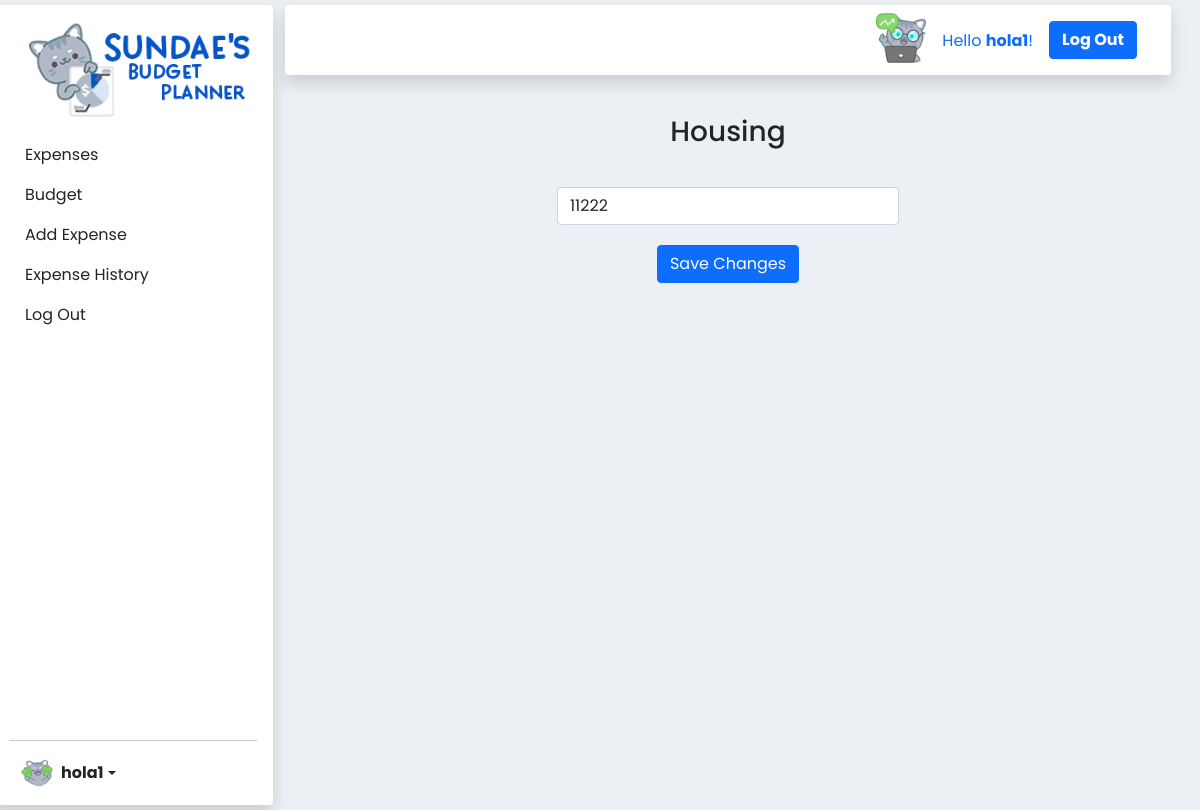
The app's page /edit_budget/45 (signed in) with its own data.
### budget/models.py (models this page shows, shortened)
class User(AbstractUser):
    pass

class Budget(models.Model):
    amount = models.FloatField(default=0)
    user = models.ForeignKey(User, related_name=("userBudget"), on_delete=models.CASCADE)
    category = models.ForeignKey(Category, related_name=("categoryBudget"), on_delete=models.CASCADE)

class Category(models.Model):
    name = models.CharField(max_length=140)

### budget/views.py (the view)
# urls.py: path('edit_budget/<int:id>', views.edit_budget, name="edit_budget"),
def edit_budget(request, id):
    if request.method == "POST":
        nBudget = Budget.objects.get(id=id)
        nBudget.amount = request.POST['amount']
        nBudget.save()
        return HttpResponseRedirect(reverse("budget"))
    else:
        budget = Budget.objects.get(id=id)
        return render(request, "budget/editBudget.html", {
            "budget":budget
        })

### budget/templates/budget/editBudget.html (shortened to what this page needs)
{% extends "budget/layout.html" %}
{% block body %}
<h3>{{budget.category.name}}</h3>
<div class="form-regular-div">
    <form action="{% url 'edit_budget' budget.id %}" method="post">
        <div class="form-group">
            <input autofocus class="form-control" type="number" min="1" step="0.01" value="{{budget.amount|floatformat:-2}}" name="amount" placeholder="Amount">
        </div>
        <input class="btn btn-primary" type="submit" value="Save Changes">
    </form>
</div>
{% endblock %}

### budget/templates/budget/layout.html (shortened to what this page needs)
{% load static %}
<!DOCTYPE html>
<html lang="en">
  <head>
    <link
      rel="stylesheet"
      href="https://unpkg.com/boxicons@latest/css/boxicons.min.css"
    />
    <link
      href="https://cdn.jsdelivr.net/npm/bootstrap@5.0.2/dist/css/bootstrap.min.css"
      rel="stylesheet"
    />
    <link href="{% static 'budget/styles.css' %}" rel="stylesheet" />
  </head>
  <body>
    <div class="container-index">
      <div
        class="d-flex flex-column flex-shrink-0 p-3 bg-light row shadow p-3 bg-white rounded navlist"
        style="width: 280px"
      >
        <a
          href="/"
          class="d-flex align-items-center mb-3 mb-md-0 me-md-auto link-dark text-decoration-none"
        >
          <img class="hidden-menu-image" width="240px" src="{% static 'logo1.png' %}" />
        </a>
        <ul class="nav nav-pills flex-column mb-auto sidenav">
          {% if user.is_authenticated %}
          <li class="nav-item">
            <a
              href="{% url 'index' %}"
              class="nav-link link-dark itt"
              aria-current="page"
              id="expenses-link"
            >
              Expenses
            </a>
          </li>
          <li>
            <a
              href="{% url 'budget' %}"
              class="nav-link link-dark itt"
              id="budget-link"
            >
              Budget
            </a>
          </li>
          <li>
            <a
              href="{% url 'add_expense' %}"
              class="nav-link link-dark itt"
              id="add-expense-link"
            >
              Add Expense
            </a>
          </li>
          <li>
            <a
              href="{% url 'expense_history' %}"
              class="nav-link link-dark itt"
              id="expense-history-link"
            >
              Expense History
            </a>
          </li>
          <li>
            <a
              href="{% url 'logout' %}"
              class="nav-link link-dark itt"
              id="logout-link"
            >
              Log Out
            </a>
          </li>
          {% endif %}
        </ul>
        <hr />
        {% if user.is_authenticated %}
        <div class="dropdown">
          <a
            href="#"
            class="d-flex align-items-center link-dark text-decoration-none dropdown-toggle"
            id="dropdownUser2"
            data-bs-toggle="dropdown"
            aria-expanded="false"
          >
            <img
              src="{% static 'user.png' %}"
              width="32"
              height="32"
              class="rounded-circle me-2"
            />
            <strong>{{ user.username }}</strong>
          </a>
        </div>
        {% endif %}
      </div>
      <div class="w-100">
        <div>
          <nav
            class="navbar navbar-expand-lg navbar-main mx-4 shadow rounded navtop-div"
          >
            <ul class="navbar-nav mr-auto navtop">
              {% if user.is_authenticated %}
              <li class="nav-item pr-3" id="hellocat">
                <span class="px-2"
                  ><img width="50px" src="{% static 'hello.png' %}"
                /></span>
              </li>
              <li class="nav-item pr-3">
                <span class="nav-link pt-3"
                  >Hello <strong>{{ user.username }}</strong>!</span
                >
              </li>
              <li class="nav-item" id="logoutbtn">
                <a class="nav-link" href="{% url 'logout' %}"
                  ><button type="button" class="btn btn-primary me-3">
                    <strong>Log Out</strong>
                  </button></a
                >
              </li>
              {% endif %}
            </ul>
          </nav>
        </div>
        <div class="content-middle">{% block body %} {% endblock %}</div>
      </div>
    </div>
  </body>
</html>

### budget/static/budget/styles.css (style rules this page uses)
body { padding: 5px; background-color: rgb(236, 240, 244); font-family: "Poppins", sans-serif; }
.container-index { display: flex; height: 100vh; }
.content-middle { justify-content: center; text-align: center; display: block; padding: 5vh 5vw; }
.navbar-main { background-color: rgb(255, 255, 255); }
input { margin: 10px 0px; }
.navtop { flex-direction: column; margin: 0px 10px; }
.navtop-div { justify-content: flex-end; }
.hidden-menu-image { display: block; }
.sidenav { margin-top: 15px; }
.form-regular-div { justify-content: center; flex-direction: column; text-align: center; align-items: center; border: 0px; padding: 20px 0px; word-wrap: normal; border-radius: 10px; display: flex; }

### records on screen
User: username "hola1"
Budget: category.name "Housing", amount "11222"
